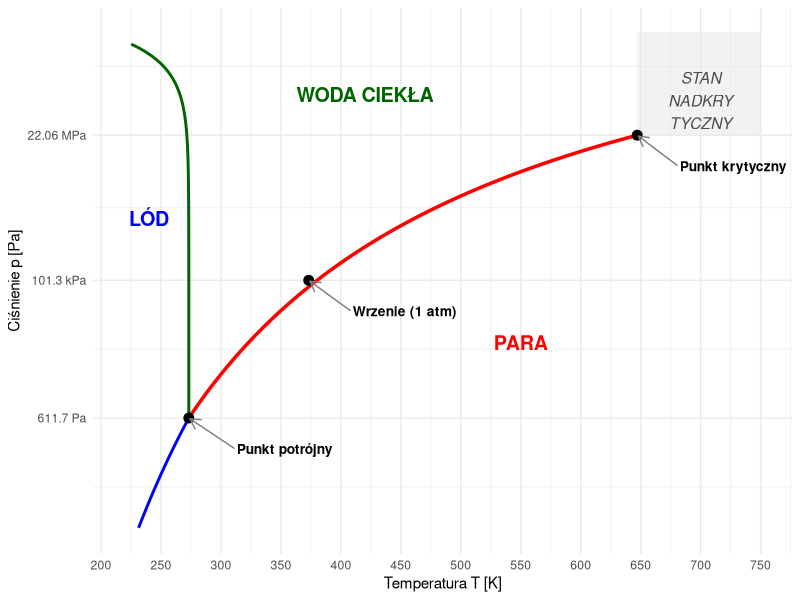
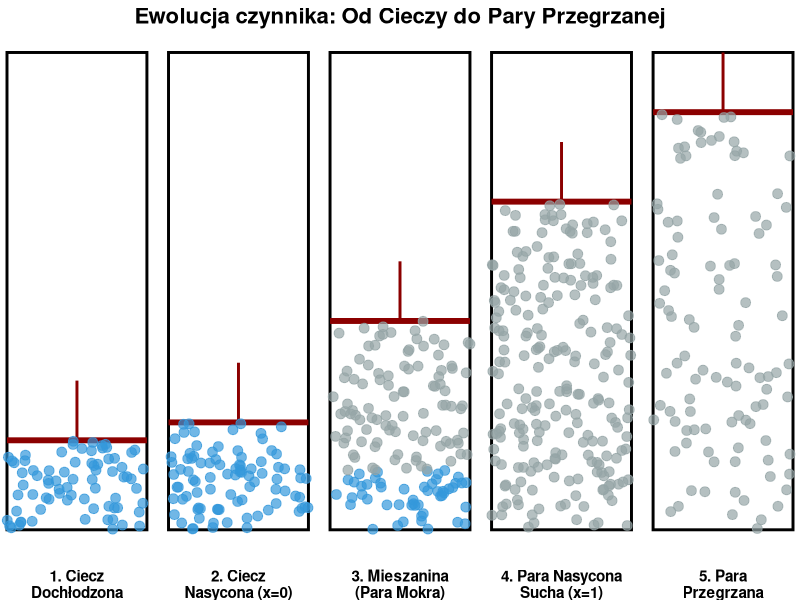
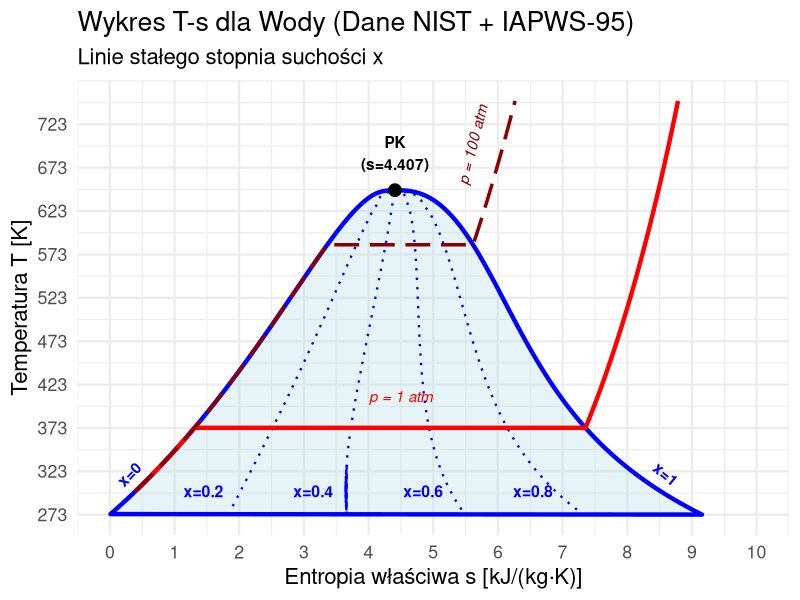

The R script that drew these images, in order:
## ---- chunk 1
#| echo: false
#| warning: false
#| message: false
library(ggplot2)
theme_set(theme_minimal(base_size = 18))
## ---- chunk 2
#| echo: false
#| warning: false
#| fig-width: 6
#| fig-height: 6
#| fig-align: center
library(ggplot2)
library(ggrepel)
# 1. Stałe termodynamiczne (SI)
T_tp <- 273.16        # K
P_tp <- 611.657       # Pa
T_c  <- 647.10        # K
P_c  <- 22.064e6      # Pa
P_atm <- 101325       # Pa
# 2. Funkcje krzywych (fizycznie spójne)

# Parowanie: ln(P/P_tp) = A * (1 - T_tp/T)
A_vap <- log(P_c / P_tp) / (1 - T_tp / T_c)
p_vap <- function(temp) P_tp * exp(A_vap * (1 - T_tp / temp))
# Sublimacja
A_sub <- 22.5 
p_sub <- function(temp) P_tp * exp(A_sub * (1 - T_tp / temp))

# Topnienie (anomalia: dT/dp < 0)
t_melt <- function(pres) T_tp - (7.4e-8 * (pres - P_tp))
# 3. Generowanie danych
df_vap  <- data.frame(T = seq(T_tp, T_c, length.out = 200))
df_vap$P <- p_vap(df_vap$T)
df_sub  <- data.frame(T = seq(220, T_tp, length.out = 100))
df_sub$P <- p_sub(df_sub$T)
p_m_seq <- exp(seq(log(P_tp), log(1e9), length.out = 100))
df_melt <- data.frame(T = t_melt(p_m_seq), P = p_m_seq)
# Punkty charakterystyczne
points <- data.frame(
  T = c(T_tp, T_c, 373.15),
  P = c(P_tp, P_c, P_atm),
  label = c("Punkt potrójny", "Punkt krytyczny", "Wrzenie (1 atm)")
)
 
# 4. Wykres
ggplot() +
  # Obszar nadkrytyczny (tło)
  annotate("rect", xmin = T_c, xmax = 750, ymin = P_c, ymax = 1e9, fill = "grey90", alpha = 0.5) +
  # Linie fazowe
  geom_line(data = df_sub, aes(x = T, y = P), color = "blue", size = 1) +
  geom_line(data = df_vap, aes(x = T, y = P), color = "red", size = 1.2) +
  geom_line(data = df_melt, aes(x = T, y = P), color = "darkgreen", size = 1) +
  # Punkty
  geom_point(data = points, aes(x = T, y = P), size = 3) +
  # Etykiety punktów (W dół i w lewo)
  geom_text_repel(data = points, aes(x = T, y = P, label = label),
                  nudge_x = 80, # Przesunięcie w prawo [K]
                  nudge_y = -0.5, # Przesunięcie w dół (w skali log10)
                  segment.color = "grey50",
                  arrow = arrow(length = unit(0.02, "npc")),
                  fontface = "bold", size = 3.5) +
  # Napisy obszarów (odsunięte od linii)
  annotate("text", x = 240, y = 1e6, label = "LÓD", size = 5, fontface = "bold", color = "blue") +
  annotate("text", x = 420, y = 1e8, label = "WODA CIEKŁA", size = 5, fontface = "bold", color = "darkgreen") +
  annotate("text", x = 550, y = 1e4, label = "PARA", size = 5, fontface = "bold", color = "red") +
  # FLUID NADKRYTYCZNY (tylko w dół względem poprzedniej pozycji)
  annotate("text", x = 700, y = 8e7, label = "STAN\nNADKRY\nTYCZNY", 
           fontface = "italic", color = "grey30", size = 4) +
  # Konfiguracja osi
  scale_y_log10(limits = c(10, 1e9), 
                breaks = c(P_tp, 101325, P_c),
                labels = c("611.7 Pa", "101.3 kPa", "22.06 MPa")) +
  scale_x_continuous(limits = c(220, 750), breaks = seq(200, 800, 50)) +
  labs(
       x = "Temperatura T [K]", y = "Ciśnienie p [Pa]") +
  theme_minimal() +
  theme(plot.title = element_text(face = "bold", size = 14))
## ---- chunk 3
#| fig-align: center
#| fig-height: 4
#| fig-width: 10
#| echo: false
#| warning: false

library(ggplot2)
library(dplyr)

# Tworzenie danych dla 5 stanów
states <- data.frame(
  State = factor(c("1. Ciecz\nDochłodzona", "2. Ciecz\nNasycona (x=0)", 
                   "3. Mieszanina\n(Para Mokra)", "4. Para Nasycona\nSucha (x=1)", 
                   "5. Para\nPrzegrzana"),
                 levels = c("1. Ciecz\nDochłodzona", "2. Ciecz\nNasycona (x=0)", 
                            "3. Mieszanina\n(Para Mokra)", "4. Para Nasycona\nSucha (x=1)", 
                            "5. Para\nPrzegrzana")),
  Piston_Height = c(1.5, 1.8, 3.5, 5.5, 7.0), # Wysokość tłoka
  Water_Level = c(1.5, 1.8, 1.0, 0, 0)        # Poziom cieczy
)

# Funkcja generująca cząsteczki (kropki) dla każdego stanu
generate_particles <- function(state_idx, n=50) {
  state_name <- levels(states$State)[state_idx]
  h_piston <- states$Piston_Height[state_idx]
  h_water <- states$Water_Level[state_idx]
  
  points <- data.frame()
  
  # Cząsteczki Wody (Niebieskie, gęsto upakowane na dole)
  if (h_water > 0) {
    water_pts <- data.frame(
      x = runif(n * h_water, 0, 1),
      y = runif(n * h_water, 0, h_water),
      type = "Ciecz",
      State = state_name
    )
    points <- rbind(points, water_pts)
  }
  
  # Cząsteczki Pary (Szare, rzadkie, powyżej wody)
  if (h_piston > h_water) {
    # Im wyższy stan, tym rzadsze cząsteczki (rozszerzalność)
    density_factor <- if(state_idx == 5) 0.3 else 0.8 
    
    vapor_pts <- data.frame(
      x = runif(n * (h_piston - h_water) * density_factor, 0, 1),
      y = runif(n * (h_piston - h_water) * density_factor, h_water, h_piston),
      type = "Para",
      State = state_name
    )
    points <- rbind(points, vapor_pts)
  }
  return(points)
}

all_particles <- do.call(rbind, lapply(1:5, generate_particles))

# Rysowanie
ggplot() +
  # --- ŚCIANKI CYLINDRA ---
  geom_rect(data = states, aes(xmin = 0, xmax = 1, ymin = 0, ymax = 8), 
            fill = NA, color = "black", size = 1) +
  
  # --- TŁOK (Linia pozioma) ---
  geom_segment(data = states, aes(x = 0, xend = 1, y = Piston_Height, yend = Piston_Height),
               size = 2, color = "darkred") +
  # Trzpień tłoka
  geom_segment(data = states, aes(x = 0.5, xend = 0.5, y = Piston_Height, yend = Piston_Height + 1),
               size = 1, color = "darkred") +
  
  # --- CZĄSTECZKI ---
  geom_point(data = all_particles, aes(x = x, y = y, color = type), size = 3, alpha = 0.7) +
  
  # --- FORMATOWANIE ---
  facet_wrap(~State, nrow = 1, strip.position = "bottom") +
  scale_color_manual(values = c("Ciecz" = "#3498db", "Para" = "#95a5a6")) +
  theme_void() +
  theme(
    strip.text = element_text(size = 11, face = "bold", margin = margin(t = 10)),
    legend.position = "none",
    plot.title = element_text(hjust = 0.5, face = "bold", size = 16)
  ) +
  labs(title = "Ewolucja czynnika: Od Cieczy do Pary Przegrzanej")
## ---- chunk 4
#| label: steam-dome
#| echo: false
#| fig-width: 8
#| fig-height: 6

library(ggplot2)

# Poprawne dane NIST (T [K], s_l, s_v)
# Tc = 647.1 K, sc = 4.412 kJ/kgK
nist_dense <- data.frame(
  T = c(0.01, 10.01, 20.01, 30.01, 40.01, 50.01, 60.01, 70.01, 80.01, 90.01, 100.01, 110.01,
120.01, 130.01, 140.01, 150.01, 160.01, 170.01, 180.01, 190.01, 200.01, 210.01, 220.01,
230.01, 240.01, 250.01, 260.01, 270.01, 280.01, 290.01, 300.01, 310.01, 320.01, 330.01,
340.01, 350.01, 360.01, 370.01, 373.946)+273.15,
  s_l = c(-2.95E-13,
0.15123,
0.29663,
0.43689,
0.57254,
0.70394,
0.83142,
0.95525,
1.0757,
1.193,
1.3073,
1.4189,
1.528,
1.6348,
1.7393,
1.8419,
1.9427,
2.0418,
2.1393,
2.2356,
2.3306,
2.4246,
2.5178,
2.6102,
2.7021,
2.7936,
2.885,
2.9766,
3.0686,
3.1613,
3.2553,
3.3511,
3.4495,
3.5519,
3.6602,
3.7785,
3.9168,
4.1114,
4.407), 
  s_v = c(9.1555,
8.8995,
8.6658,
8.4518,
8.2554,
8.0747,
7.908,
7.7539,
7.6109,
7.478,
7.354,
7.238,
7.129,
7.0263,
6.9292,
6.837,
6.749,
6.6649,
6.584,
6.5058,
6.4301,
6.3562,
6.2839,
6.2127,
6.1422,
6.072,
6.0015,
5.9303,
5.8578,
5.7833,
5.7058,
5.6243,
5.5371,
5.4421,
5.3355,
5.2109,
5.0534,
4.8008,
4.407) 
)

# Punkt Krytyczny
Tc <- 647.096
sc <- 4.407

# --- KOREKTA "UGIĘCIA" WIERZCHOŁKA ---
df_all <- data.frame(
  s = c(nist_dense$s_l, rev(nist_dense$s_v)), 
  T = c(nist_dense$T, rev(nist_dense$T))
)
df_all <- df_all[order(df_all$s),]

# Interpolacja splajnem T(s)
spline_dome <- spline(df_all$s, df_all$T, n=1000)
df_dome <- data.frame(s = spline_dome$x, T = spline_dome$y)
df_dome$T[df_dome$T > Tc] <- Tc

# --- LINIE SUCHOSCI (x = 0.2, 0.4, 0.6, 0.8) ---
qualities <- c(0.2, 0.4, 0.6, 0.8)
df_quality_lines <- data.frame()
df_quality_labels <- data.frame()

for(x_val in qualities) {
  # Obliczamy s_x dla każdej temperatury z danych nist_dense
  s_x_vals <- nist_dense$s_l + x_val * (nist_dense$s_v - nist_dense$s_l)
  
  # Interpolacja gładka dla linii x
  spline_x <- spline(nist_dense$T, s_x_vals, xout=seq(min(nist_dense$T), Tc, length.out=200))
  
  tmp_df <- data.frame(
    T = spline_x$x,
    s = spline_x$y,
    label = paste0("x=", x_val)
  )
  df_quality_lines <- rbind(df_quality_lines, tmp_df)
  
  # Pozycja etykiety (tuż nad osią s, np. T=290K)
  T_lbl <- 290
  s_lbl <- approx(nist_dense$T, s_x_vals, xout=T_lbl)$y
  
  df_quality_labels <- rbind(df_quality_labels, data.frame(
    x = s_lbl, 
    y = T_lbl + 10, # Lekko nad punktem
    label = paste0("x=", x_val)
  ))
}


# --- Izobara 1 bar ---
spline_liq_T <- spline(nist_dense$T, nist_dense$s_l, xout=seq(300, 373.15, length.out=50))
iso_1_liq <- data.frame(T=spline_liq_T$x, s=spline_liq_T$y)
iso_1_sat <- data.frame(T=c(373.15, 373.15), s=c(1.307, 7.354))
T_sup <- seq(373.15, 750, length.out=50)
iso_1_sup <- data.frame(T=T_sup, s=7.354 + 2.05*log(T_sup/373.15))
df_iso_1 <- rbind(iso_1_liq, iso_1_sat, iso_1_sup)

# --- Izobara 100 bar ---
T_sat_100 <- 584.15
sl_100 <- approx(nist_dense$T, nist_dense$s_l, xout=T_sat_100)$y
sv_100 <- approx(nist_dense$T, nist_dense$s_v, xout=T_sat_100)$y

iso_100_liq <- data.frame(T=seq(300, T_sat_100, length.out=100))
iso_100_liq$s <- approx(df_all$T[df_all$s < sc], df_all$s[df_all$s < sc], xout=iso_100_liq$T)$y

iso_100_sat <- data.frame(T=c(T_sat_100, T_sat_100), s=c(sl_100, sv_100))
T_sup_100 <- seq(T_sat_100, 750, length.out=50)
iso_100_sup <- data.frame(T=T_sup_100, s=sv_100 + 2.6*log(T_sup_100/T_sat_100))
df_iso_100 <- rbind(iso_100_liq, iso_100_sat, iso_100_sup)

ggplot() +
  # Wielokąt Kopuły
  geom_polygon(data=df_dome, aes(x=s, y=T), fill="lightblue", alpha=0.3, color="blue", size=1.5) +
  
  # Linie suchości
  geom_line(data=df_quality_lines, aes(x=s, y=T, group=label), color="blue", linetype="dotted", size=0.8) +
  # Etykiety x (przy osi)
  geom_text(data=df_quality_labels, aes(x=x-0.5, y=y, label=label), color="blue", size=4, fontface="bold") +

  # Izobary
  geom_line(data=df_iso_1, aes(x=s, y=T), color="red", size=1.5) +
  annotate("text", x=4.5, y=410, label="p = 1 atm", color="red", fontface="italic") +

  geom_line(data=df_iso_100, aes(x=s, y=T), color="darkred", size=1.2, linetype="longdash") +
  annotate("text", x=5.6, y=700, label="p = 100 atm", color="darkred", fontface="italic", angle=76) +

  # Punkt Krytyczny
  annotate("point", x=sc, y=Tc, color="black", size=4) +
  annotate("text", x=sc, y=690, label=paste0("PK\n(s=", round(sc,3), ")"), fontface="bold") +
  
  # x=0 / x=1
  annotate("text", x=0.3, y=320, label="x=0", color="blue", fontface="bold", angle=46) +
  annotate("text", x=8.6, y=320, label="x=1", color="blue", fontface="bold", angle=-40) +

  scale_x_continuous(limits=c(0, 10), breaks=seq(0,10,1)) +
  scale_y_continuous(limits=c(273, 750), breaks=seq(273, 750, 50)) +
  
  theme_minimal(base_size = 16) +
  labs(x="Entropia właściwa s [kJ/(kg·K)]", y="Temperatura T [K]", 
       title="Wykres T-s dla Wody (Dane NIST + IAPWS-95)",
       subtitle="Linie stałego stopnia suchości x")
